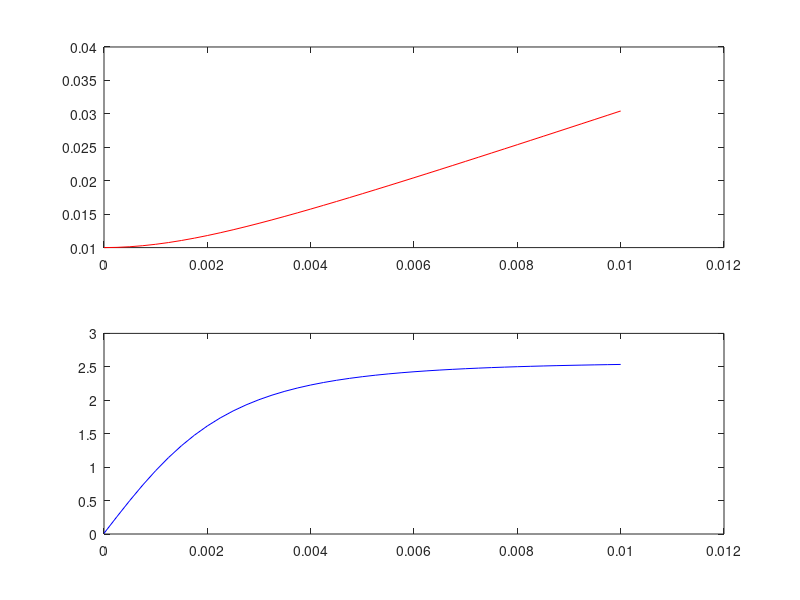

Source code (MATLAB):
clear all
clc
c=0.00001;
tf=0.01;
f=@(t,x)[x(2); (c*(x(1)^(-4)))];

x0=[0.01 0.01]
[t,x]=ode45(f, [0 tf], x0);
subplot(2,1,1)
plot(t,x(:,1),'r')
subplot(2,1,2)
plot(t,x(:,2),'b')
